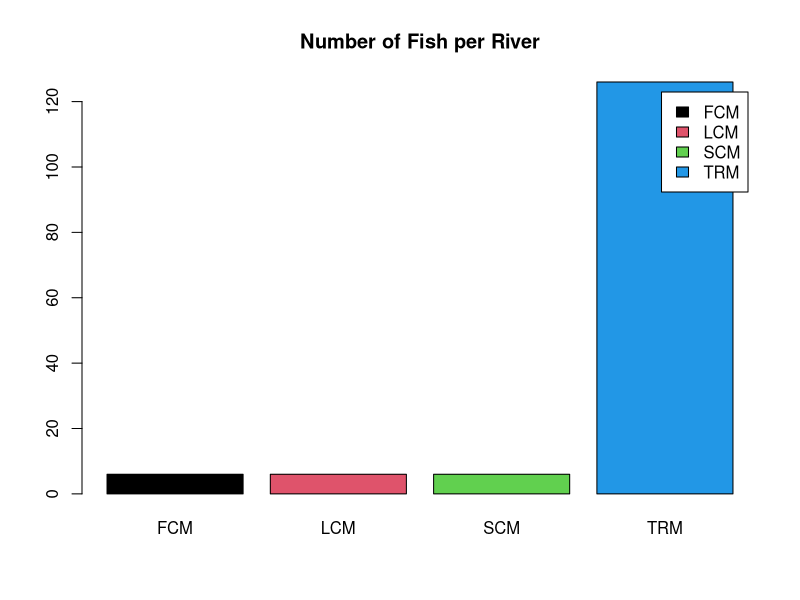
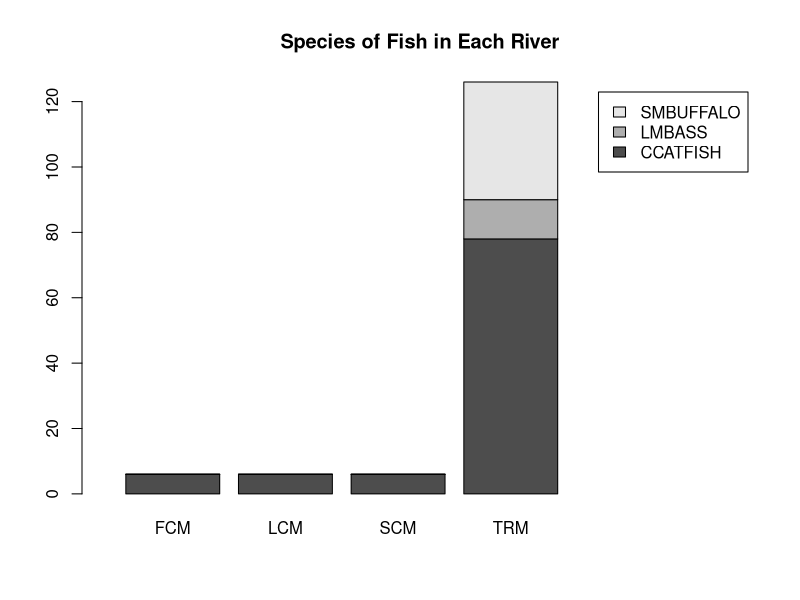
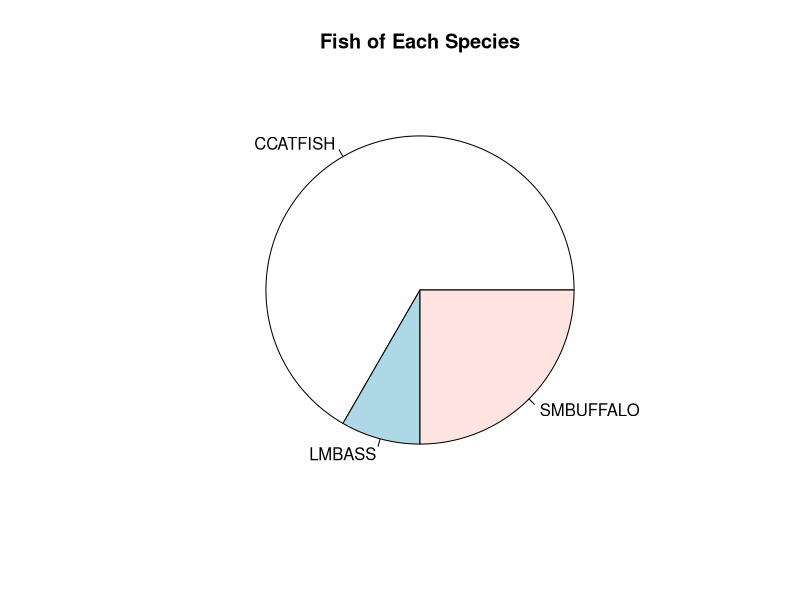
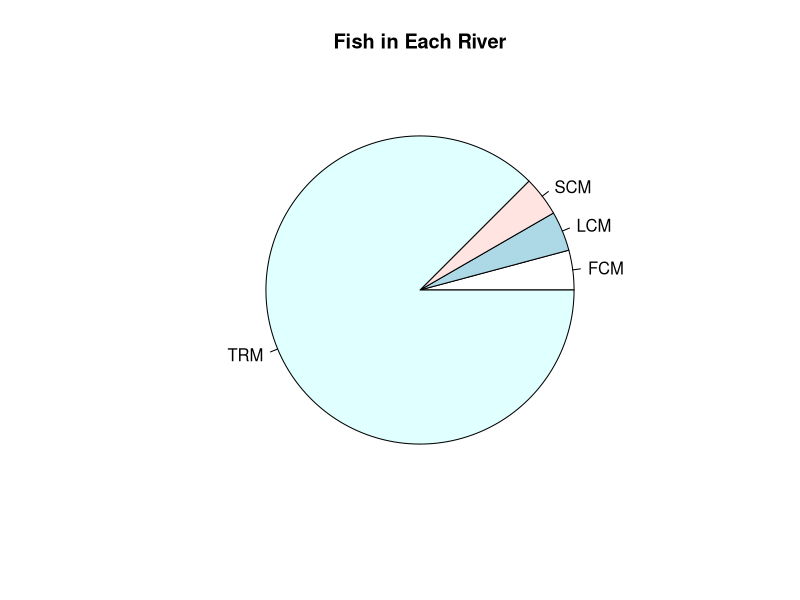
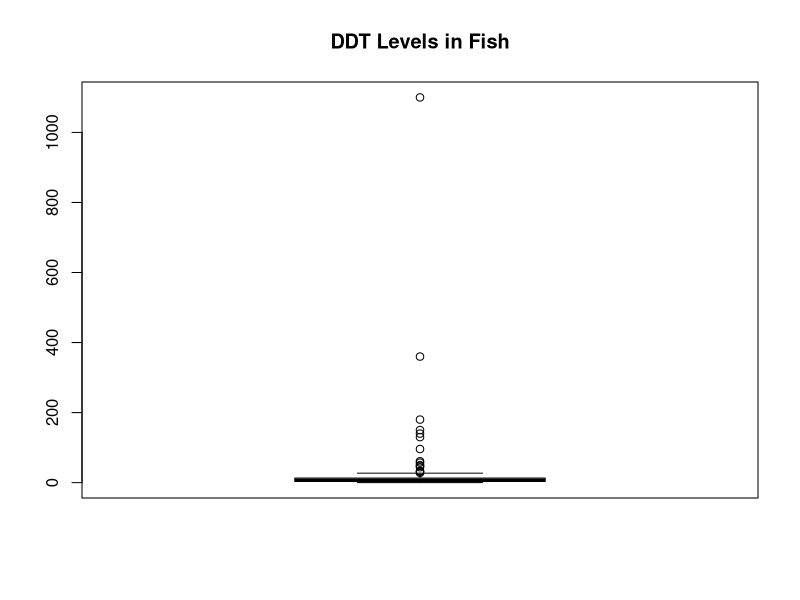
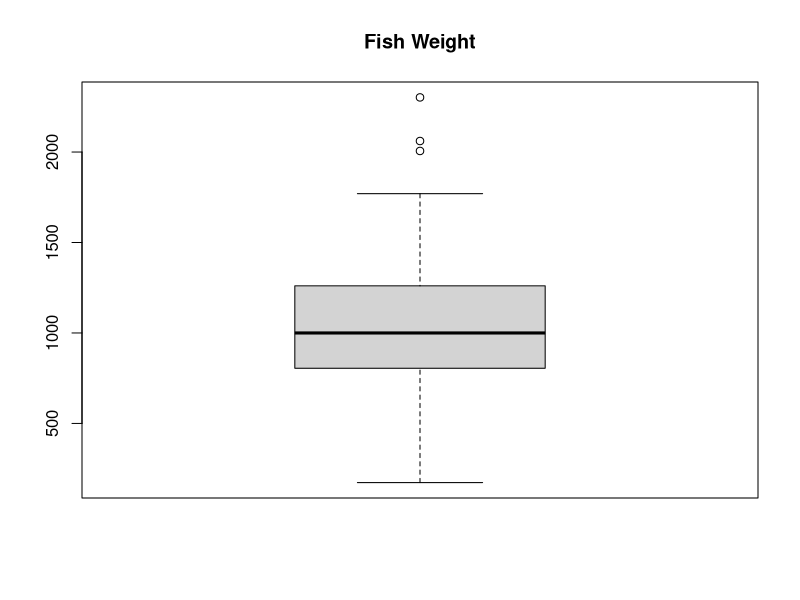
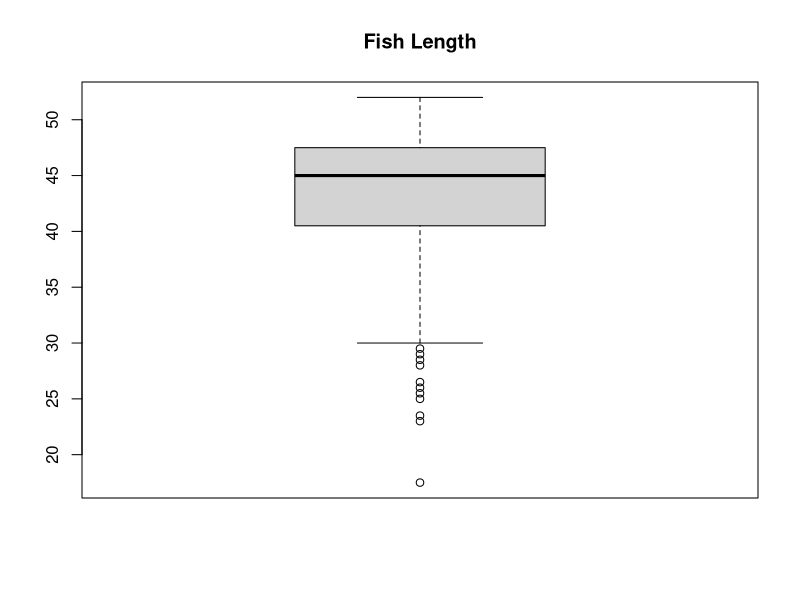
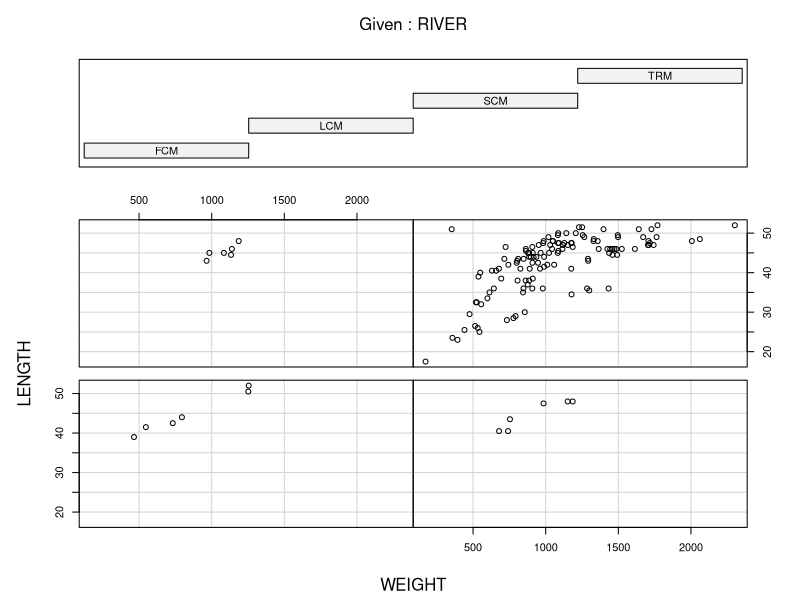

Write R code to recreate these figures, in order.
## ---- chunk 1
knitr::opts_chunk$set(echo = TRUE)
## ---- chunk 2
getwd()
## ---- chunk 3
ddt = read.csv("DDT.csv")
head(ddt)
## ---- chunk 4
unlist(lapply(ddt, is.factor))
## ---- chunk 5
levels(ddt$SPECIES)
## ---- chunk 6
temp = with(ddt, ddt[WEIGHT>800 & SPECIES == "LMBASS",])
print(temp)
## ---- chunk 7
temp = with(ddt, ddt[RIVER == "SCM" & DDT > 4.0,])
print(temp)
## ---- chunk 8
tabRVR = table(ddt$RIVER)
print(tabRVR)
## ---- chunk 9
library(ggplot2)
barRVR = barplot(tabRVR, beside = TRUE, col = 1:4, legend.text = TRUE, main = "Number of Fish per River")
## ---- chunk 10
tabRF = with(ddt, table(SPECIES, RIVER))
print(tabRF)
## ---- chunk 11
barRF = barplot(tabRF, main = "Species of Fish in Each River", legend.text = TRUE, width = 3, xlim = c(0, 20))
## ---- chunk 12
tabS = with(ddt, table(SPECIES))
pie(tabS, main = "Fish of Each Species")
## ---- chunk 13
tabR = with(ddt, table(RIVER))
pie(tabR, main = "Fish in Each River")
## ---- chunk 14
BoxDDT = boxplot(ddt$DDT, main = "DDT Levels in Fish")
## ---- chunk 15
BoxW = boxplot(ddt$WEIGHT, main = "Fish Weight")
## ---- chunk 16
BoxL = boxplot(ddt$LENGTH, main = "Fish Length")
## ---- chunk 17
LWRcoplot = coplot(LENGTH~WEIGHT|RIVER, data = ddt)
## ---- chunk 18
LWRcoplot = coplot(DDT~WEIGHT|SPECIES, data = ddt)
## ---- chunk 19

gBox = ggplot(ddt, aes(x = SPECIES, y = WEIGHT)) +
  geom_boxplot(aes(fill = RIVER)) + ggtitle("Elijah Boulton")

print(gBox)

## ---- chunk 20

gViolin = ggplot(ddt, aes(x = RIVER, y = LENGTH)) + 
  geom_violin(aes(fill = SPECIES)) + ggtitle("Elijah Boulton")

print(gViolin)

## ---- chunk 21

gScatter = ggplot(ddt, aes(x = WEIGHT, y = LENGTH )) + 
  geom_point(aes( col = SPECIES)) + ggtitle("Elijah Boulton")

print(gScatter)

